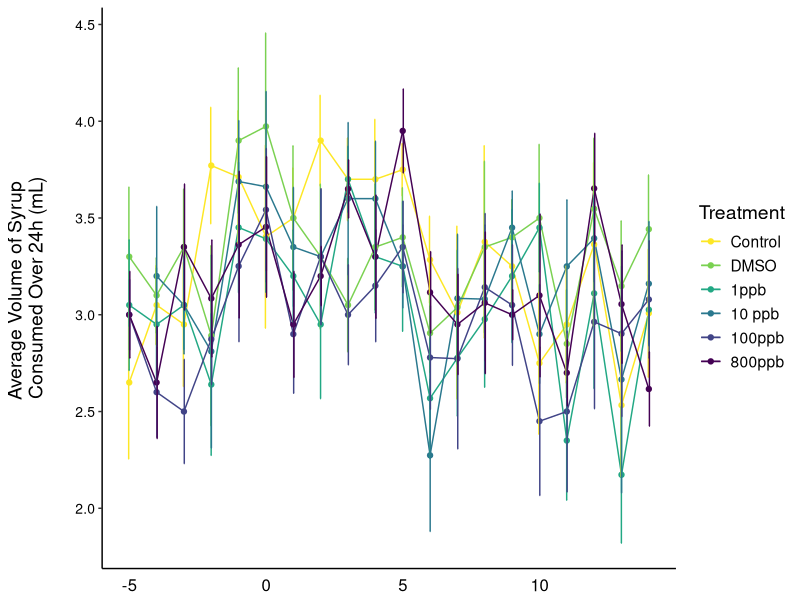
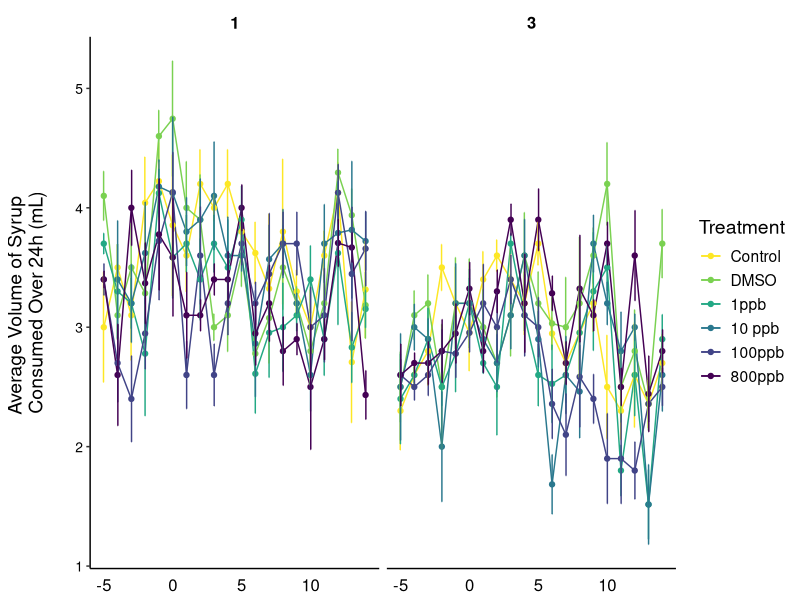
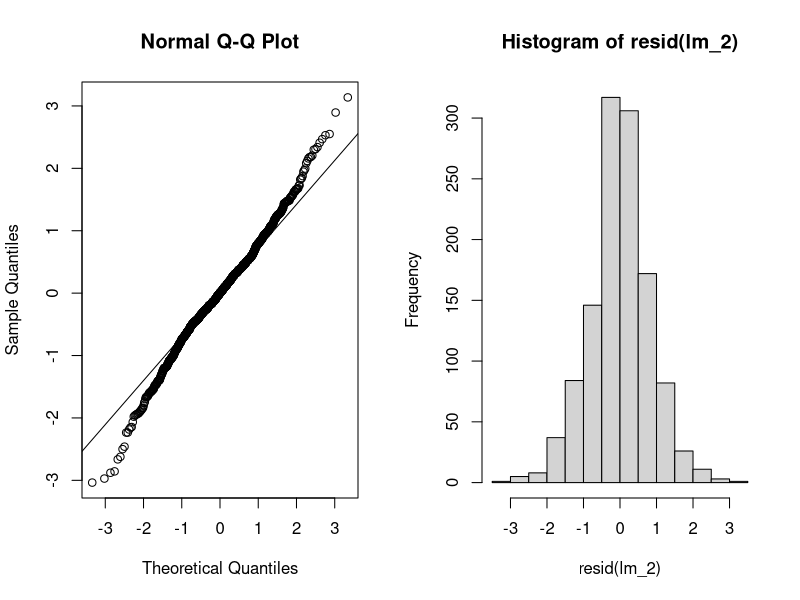
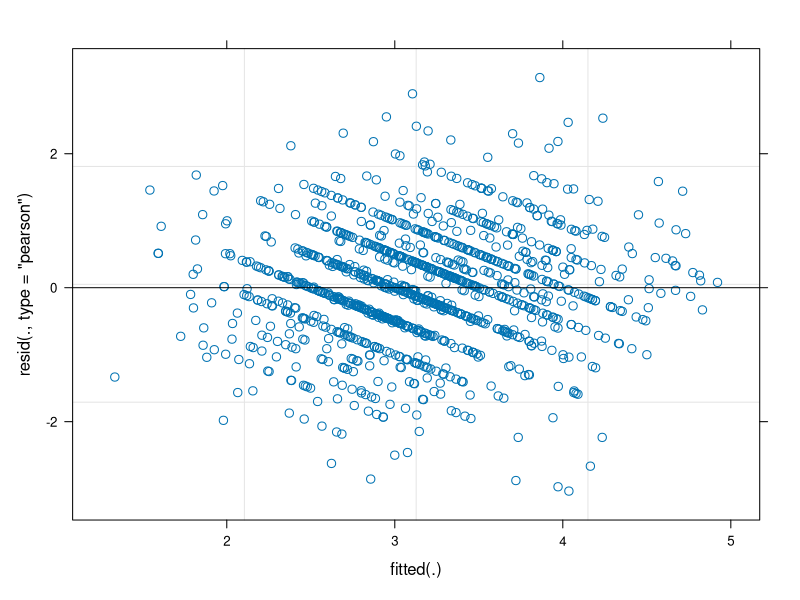
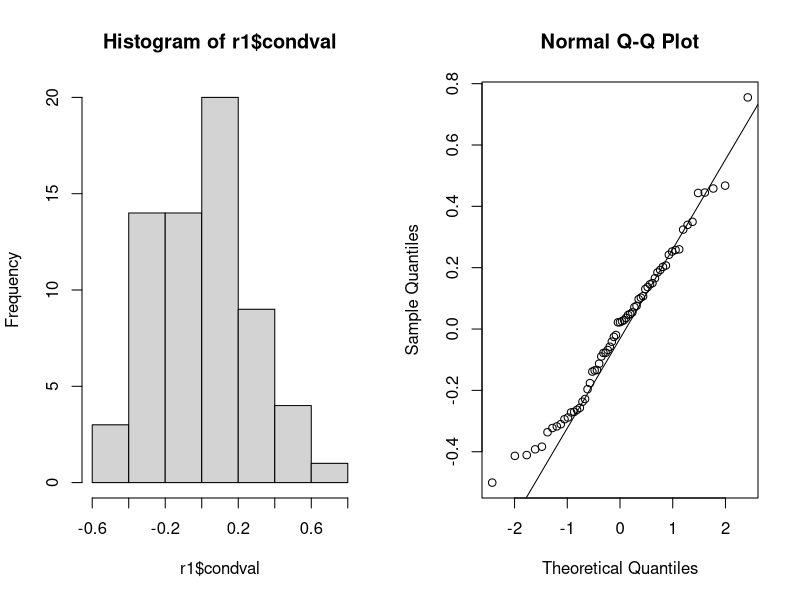
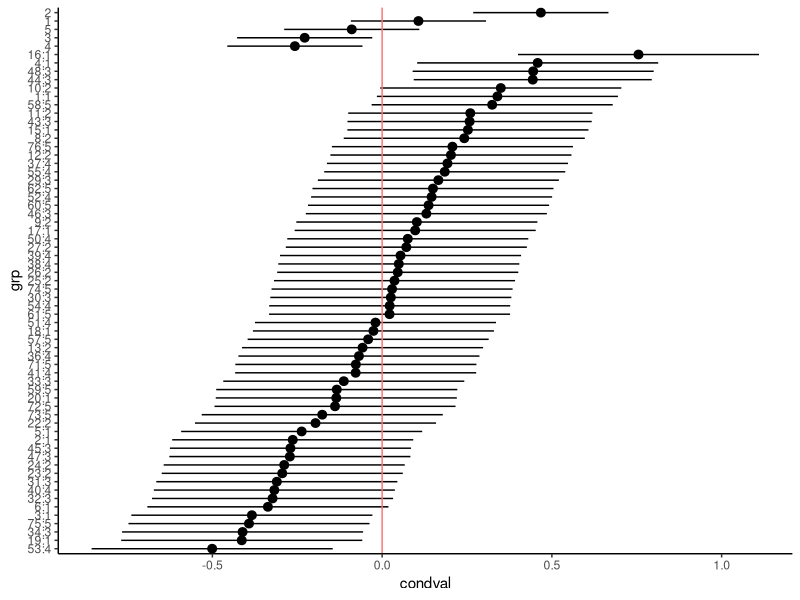
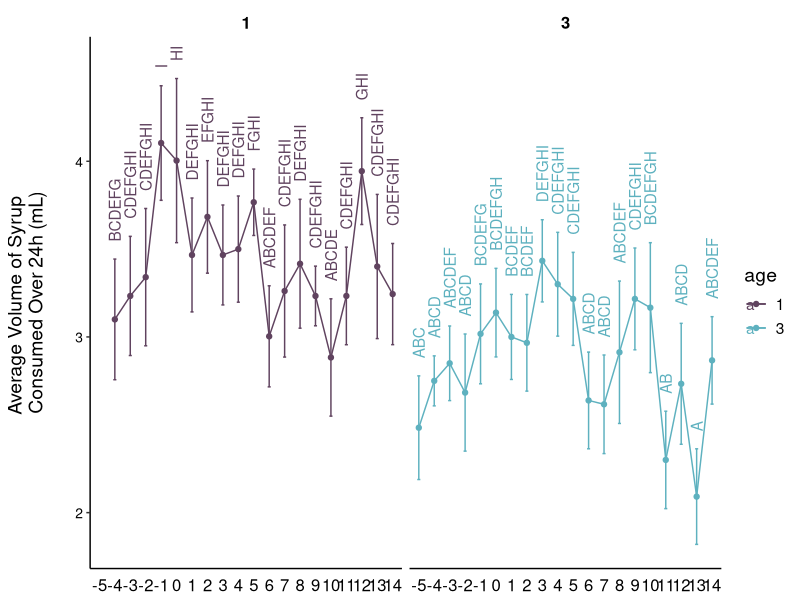
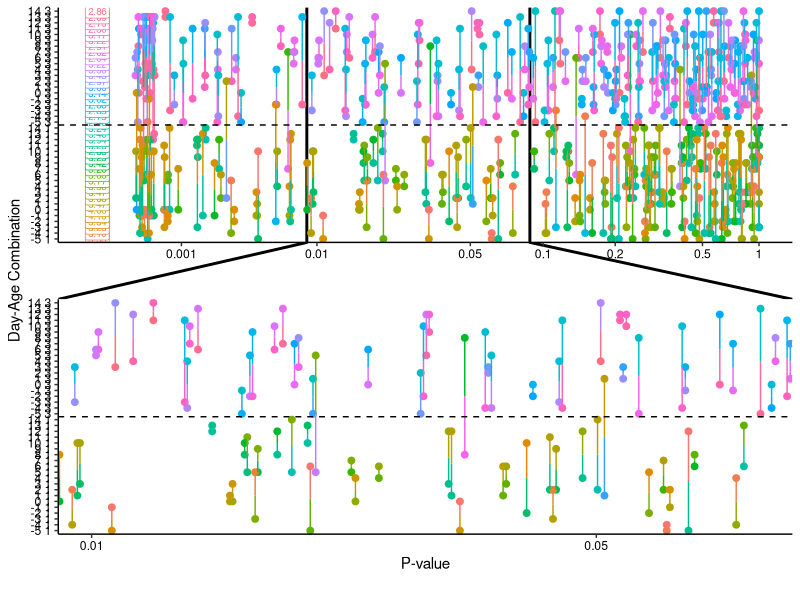

Write R code to recreate these figures, in order.
## ---- chunk 1
library(tidyverse)
library(ggforce)
library(lme4)
library(lmerTest)
## ---- chunk 2
syrup_vol_data <- read.csv("data-raw/volume24_corr.csv")

str(syrup_vol_data)
## ---- chunk 3
syrup_vol_data$mc_id <- as.factor(syrup_vol_data$mc_id)
syrup_vol_data$sc_id <- as.factor(syrup_vol_data$sc_id)
syrup_vol_data$age <- as.factor(syrup_vol_data$age)
syrup_vol_data$exposure <- as.factor(syrup_vol_data$exposure)
syrup_vol_data$treatment <- as.factor(syrup_vol_data$treatment)
## ---- chunk 4
syrup_vol_data$treatment <- factor(syrup_vol_data$treatment, levels = c("Control", "DMSO", "1ppb", "10 ppb", "100ppb", "800ppb", "Sacrifice"))
syrup_vol_data$exposure <- factor(syrup_vol_data$exposure, levels = c("pre", "during", "post"))
## ---- chunk 5
syrup_vol_data %>% 
  filter(!(day=="-6")) %>% 
  filter(!(treatment=="Sacrifice")) %>% 
  filter(!(age=="7")) %>% 
  filter(!(age=="9")) %>% 
  group_by(treatment, day) %>% 
  summarise(mean = mean(volume24_corr), se = (sd(volume24_corr)/sqrt(10))) %>% 
  ggplot(aes(day, mean, color=treatment)) +
  geom_line()+
  geom_point()+
  geom_errorbar(aes(ymin=mean-se, ymax=mean+se), width=.2,
                 position=position_dodge(0.05))+
  theme_classic() +
  
  theme(
    text = element_text(size = 14), 
    axis.title.x=element_blank(),
    axis.text.x = element_text(vjust=0.3, size = 12, color="black"), 
    axis.ticks.x=element_blank(),
    axis.title.y = element_text(margin = margin(t = 0, r = 20, b = 0, l = 0)),
    axis.text.y = element_text(color="black", size = 10),
    strip.placement = "outside", 
    strip.text.x = element_text( #text in facet labels
      size = 12, color = "black", face = "bold"),
    strip.background = element_rect(#background of facet labels
      color="white", fill="#ffffff", size=1.5),
    panel.spacing.y = unit(2, "lines"),
    legend.position = "right")+
  
    scale_color_viridis_d(name = "Treatment", direction = -1)+
    scale_y_continuous(name ="Average Volume of Syrup \nConsumed Over 24h (mL)")
## ---- chunk 6
syrup_vol_data %>% 
  filter(!(day=="-6")) %>% 
  filter(!(treatment=="Sacrifice")) %>% 
  filter(!(age=="7")) %>% 
  filter(!(age=="9")) %>% 
  group_by(treatment, day, age) %>% 
  summarise(mean = mean(volume24_corr), se = (sd(volume24_corr)/sqrt(10))) %>% 
  ggplot(aes(day, mean, color=treatment)) +
  geom_line()+
  geom_point()+
  geom_errorbar(aes(ymin=mean-se, ymax=mean+se), width=.2,
                 position=position_dodge(0.05))+
  theme_classic() +
  theme(
    text = element_text(size = 14), 
    axis.title.x=element_blank(),
    axis.text.x = element_text(vjust=0.3, size = 12, color="black"), 
    axis.ticks.x=element_blank(),
    axis.title.y = element_text(margin = margin(t = 0, r = 20, b = 0, l = 0)),
    axis.text.y = element_text(color="black", size = 10),
    strip.placement = "outside", 
    strip.text.x = element_text( #text in facet labels
      size = 12, color = "black", face = "bold"),
    strip.background = element_rect(#background of facet labels
      color="white", fill="#ffffff", size=1.5),
    panel.spacing.y = unit(2, "lines"),
    legend.position = "right")+
  
    scale_color_viridis_d(name = "Treatment", direction = -1)+
    scale_y_continuous(name ="Average Volume of Syrup \nConsumed Over 24h (mL)")+
  facet_wrap(~age)
## ---- chunk 7
syrup_vol_data_fil <-
  syrup_vol_data %>% 
  filter(!(day=="-6")) %>% 
  filter(!(treatment=="Sacrifice")) %>% 
  filter(!(age=="7")) %>% 
  filter(!(age=="9"))

syrup_vol_data_fil$day_fac <- as.factor(syrup_vol_data_fil$day)

str(syrup_vol_data_fil)
## ---- chunk 8
lm_1 <- lmer(volume24_corr ~ treatment*day_fac*age + (1|sc_id/mc_id), data=syrup_vol_data_fil)
## ---- chunk 9
summary(lm_1)
## ---- chunk 10
anova(lm_1) #note: this is lmerTest anova which, in this case, is a type III anova for fixed-effects terms with the Satterthwaite method for denominator degrees of freedom
## ---- chunk 11
lm_2 <- lmer(volume24_corr ~ day_fac + age + day_fac:age + (1|sc_id/mc_id), data=syrup_vol_data_fil)
## ---- chunk 12
summary(lm_2)
anova(lm_2)
## ---- chunk 13
par(mfrow = c(1, 2)) # multiple graphs in a window
qqnorm(residuals(lm_2)) 
qqline(residuals(lm_2))
hist(resid(lm_2)) 
## ---- chunk 14
shapiro.test(residuals(lm_2))
## ---- chunk 15
plot(lm_2)
## ---- chunk 16
r1 <- as.data.frame(ranef(lm_2, condVar = TRUE))
par(mfrow = c(1, 2))
hist(r1$condval)
qqnorm(r1$condval)
qqline(r1$condval)

str(r1)
## ---- chunk 17
r1 <- r1[order(r1$condval), ] # sorting the BLUPs
ggplot(r1, aes(y = grp, x = condval)) +
  geom_point() +
  geom_pointrange(
    aes(xmin = condval - condsd * 1.96, xmax = condval + condsd * 1.96)
  ) +
  geom_vline(aes(xintercept = 0, color = "red")) +
  theme_classic() +
  theme(legend.position = "none")
## ---- chunk 18
library(emmeans)
library(multcompView)
## ---- chunk 19
lm_2_posthoc_means <- emmeans(lm_2, specs = ~day_fac:age)
lm_2_posthoc_means
## ---- chunk 20
#Define what each day/age combination is in the vector

DN51 = c(1, 0, 0, 0, 0, 0, 0, 0, 0, 0, 0, 0, 0, 0, 0, 0, 0, 0, 0, 0, 0,0, 0, 0, 0, 0, 0, 0, 0, 0, 0,0, 0, 0, 0, 0, 0, 0, 0, 0)

DN41 = c(0, 1, 0, 0, 0, 0, 0, 0, 0, 0, 0, 0, 0, 0, 0, 0, 0, 0, 0, 0, 0,0, 0, 0, 0, 0, 0, 0, 0, 0, 0,0, 0, 0, 0, 0, 0, 0, 0, 0)

DN31 = c(0, 0, 1, 0, 0, 0, 0, 0, 0, 0, 0, 0, 0, 0, 0, 0, 0, 0, 0, 0, 0,0, 0, 0, 0, 0, 0, 0, 0, 0, 0,0, 0, 0, 0, 0, 0, 0, 0, 0)

DN21 = c(0, 0, 0, 1, 0, 0, 0, 0, 0, 0, 0, 0, 0, 0, 0, 0, 0, 0, 0, 0, 0,0, 0, 0, 0, 0, 0, 0, 0, 0, 0,0, 0, 0, 0, 0, 0, 0, 0, 0)

DN11 = c(0, 0, 0, 0, 1, 0, 0, 0, 0, 0, 0, 0, 0, 0, 0, 0, 0, 0, 0, 0, 0,0, 0, 0, 0, 0, 0, 0, 0, 0, 0,0, 0, 0, 0, 0, 0, 0, 0, 0)

D01 = c(0, 0, 0, 0, 0, 1, 0, 0, 0, 0, 0, 0, 0, 0, 0, 0, 0, 0, 0, 0, 0,0, 0, 0, 0, 0, 0, 0, 0, 0, 0,0, 0, 0, 0, 0, 0, 0, 0, 0)

D11 = c(0, 0, 0, 0, 0, 0, 1, 0, 0, 0, 0, 0, 0, 0, 0, 0, 0, 0, 0, 0, 0,0, 0, 0, 0, 0, 0, 0, 0, 0, 0,0, 0, 0, 0, 0, 0, 0, 0, 0)

D21 = c(0, 0, 0, 0, 0, 0, 0, 1, 0, 0, 0, 0, 0, 0, 0, 0, 0, 0, 0, 0, 0,0, 0, 0, 0, 0, 0, 0, 0, 0, 0,0, 0, 0, 0, 0, 0, 0, 0, 0)

D31 = c(0, 0, 0, 0, 0, 0, 0, 0, 1, 0, 0, 0, 0, 0, 0, 0, 0, 0, 0, 0, 0,0, 0, 0, 0, 0, 0, 0, 0, 0, 0,0, 0, 0, 0, 0, 0, 0, 0, 0)

D41 = c(0, 0, 0, 0, 0, 0, 0, 0, 0, 1, 0, 0, 0, 0, 0, 0, 0, 0, 0, 0, 0,0, 0, 0, 0, 0, 0, 0, 0, 0, 0,0, 0, 0, 0, 0, 0, 0, 0, 0)

D51 = c(0, 0, 0, 0, 0, 0, 0, 0, 0, 0, 1, 0, 0, 0, 0, 0, 0, 0, 0, 0, 0,0, 0, 0, 0, 0, 0, 0, 0, 0, 0,0, 0, 0, 0, 0, 0, 0, 0, 0)

D61 = c(0, 0, 0, 0, 0, 0, 0, 0, 0, 0, 0, 1, 0, 0, 0, 0, 0, 0, 0, 0, 0,0, 0, 0, 0, 0, 0, 0, 0, 0, 0,0, 0, 0, 0, 0, 0, 0, 0, 0)

D71 = c(0, 0, 0, 0, 0, 0, 0, 0, 0, 0, 0, 0, 1, 0, 0, 0, 0, 0, 0, 0, 0,0, 0, 0, 0, 0, 0, 0, 0, 0, 0,0, 0, 0, 0, 0, 0, 0, 0, 0)

D81 = c(0, 0, 0, 0, 0, 0, 0, 0, 0, 0, 0, 0, 0, 1, 0, 0, 0, 0, 0, 0, 0,0, 0, 0, 0, 0, 0, 0, 0, 0, 0,0, 0, 0, 0, 0, 0, 0, 0, 0)

D91 = c(0, 0, 0, 0, 0, 0, 0, 0, 0, 0, 0, 0, 0, 0, 1, 0, 0, 0, 0, 0, 0,0, 0, 0, 0, 0, 0, 0, 0, 0, 0,0, 0, 0, 0, 0, 0, 0, 0, 0)

D101 = c(0, 0, 0, 0, 0, 0, 0, 0, 0, 0, 0, 0, 0, 0, 0, 1, 0, 0, 0, 0, 0,0, 0, 0, 0, 0, 0, 0, 0, 0, 0,0, 0, 0, 0, 0, 0, 0, 0, 0)

D111 = c(0, 0, 0, 0, 0, 0, 0, 0, 0, 0, 0, 0, 0, 0, 0, 0, 1, 0, 0, 0, 0,0, 0, 0, 0, 0, 0, 0, 0, 0, 0,0, 0, 0, 0, 0, 0, 0, 0, 0)

D121 = c(0, 0, 0, 0, 0, 0, 0, 0, 0, 0, 0, 0, 0, 0, 0, 0, 0, 1, 0, 0, 0,0, 0, 0, 0, 0, 0, 0, 0, 0, 0,0, 0, 0, 0, 0, 0, 0, 0, 0)

D131 = c(0, 0, 0, 0, 0, 0, 0, 0, 0, 0, 0, 0, 0, 0, 0, 0, 0, 0, 1, 0, 0,0, 0, 0, 0, 0, 0, 0, 0, 0, 0,0, 0, 0, 0, 0, 0, 0, 0, 0)

D141 = c(0, 0, 0, 0, 0, 0, 0, 0, 0, 0, 0, 0, 0, 0, 0, 0, 0, 0, 0, 1, 0,0, 0, 0, 0, 0, 0, 0, 0, 0, 0,0, 0, 0, 0, 0, 0, 0, 0, 0)


DN53 = c(0, 0, 0, 0, 0, 0, 0, 0, 0, 0, 0, 0, 0, 0, 0, 0, 0, 0, 0, 0, 1, 0, 0, 0, 0, 0, 0, 0, 0, 0, 0,0, 0, 0, 0, 0, 0, 0, 0, 0)

DN43 = c(0, 0, 0, 0, 0, 0, 0, 0, 0, 0, 0, 0, 0, 0, 0, 0, 0, 0, 0, 0, 0, 1, 0, 0, 0, 0, 0, 0, 0, 0, 0,0, 0, 0, 0, 0, 0, 0, 0, 0)

DN33 = c(0, 0, 0, 0, 0, 0, 0, 0, 0, 0, 0, 0, 0, 0, 0, 0, 0, 0, 0, 0, 0, 0, 1, 0, 0, 0, 0, 0, 0, 0, 0,0, 0, 0, 0, 0, 0, 0, 0, 0)

DN23 = c(0, 0, 0, 0, 0, 0, 0, 0, 0, 0, 0, 0, 0, 0, 0, 0, 0, 0, 0, 0, 0, 0, 0, 1, 0, 0, 0, 0, 0, 0, 0,0, 0, 0, 0, 0, 0, 0, 0, 0)

DN13 = c(0, 0, 0, 0, 0, 0, 0, 0, 0, 0, 0, 0, 0, 0, 0, 0, 0, 0, 0, 0, 0, 0, 0, 0, 1, 0, 0, 0, 0, 0, 0,0, 0, 0, 0, 0, 0, 0, 0, 0)

D03 = c(0, 0, 0, 0, 0, 0, 0, 0, 0, 0, 0, 0, 0, 0, 0, 0, 0, 0, 0, 0, 0, 0, 0, 0, 0, 1, 0, 0, 0, 0, 0,0, 0, 0, 0, 0, 0, 0, 0, 0)

D13 = c(0, 0, 0, 0, 0, 0, 0, 0, 0, 0, 0, 0, 0, 0, 0, 0, 0, 0, 0, 0, 0, 0, 0, 0, 0, 0, 1, 0, 0, 0, 0,0, 0, 0, 0, 0, 0, 0, 0, 0)

D23 = c(0, 0, 0, 0, 0, 0, 0, 0, 0, 0, 0, 0, 0, 0, 0, 0, 0, 0, 0, 0, 0, 0, 0, 0, 0, 0, 0, 1, 0, 0, 0,0, 0, 0, 0, 0, 0, 0, 0, 0)

D33 = c(0, 0, 0, 0, 0, 0, 0, 0, 0, 0, 0, 0, 0, 0, 0, 0, 0, 0, 0, 0, 0, 0, 0, 0, 0, 0, 0, 0, 1, 0, 0,0, 0, 0, 0, 0, 0, 0, 0, 0)

D43 = c(0, 0, 0, 0, 0, 0, 0, 0, 0, 0, 0, 0, 0, 0, 0, 0, 0, 0, 0, 0, 0, 0, 0, 0, 0, 0, 0, 0, 0, 1, 0,0, 0, 0, 0, 0, 0, 0, 0, 0)

D53 = c(0, 0, 0, 0, 0, 0, 0, 0, 0, 0, 0, 0, 0, 0, 0, 0, 0, 0, 0, 0, 0, 0, 0, 0, 0, 0, 0, 0, 0, 0, 1, 0, 0, 0, 0, 0, 0, 0, 0, 0)

D63 = c(0, 0, 0, 0, 0, 0, 0, 0, 0, 0, 0, 0, 0, 0, 0, 0, 0, 0, 0, 0, 0, 0, 0, 0, 0, 0, 0, 0, 0, 0, 0, 1, 0, 0, 0, 0, 0, 0, 0, 0)

D73 = c(0, 0, 0, 0, 0, 0, 0, 0, 0, 0, 0, 0, 0, 0, 0, 0, 0, 0, 0, 0, 0, 0, 0, 0, 0, 0, 0, 0, 0, 0, 0, 0, 1, 0, 0, 0, 0, 0, 0, 0)

D83 = c(0, 0, 0, 0, 0, 0, 0, 0, 0, 0, 0, 0, 0, 0, 0, 0, 0, 0, 0, 0, 0, 0, 0, 0, 0, 0, 0, 0, 0, 0, 0, 0, 0, 1, 0, 0, 0, 0, 0, 0)

D93 = c(0, 0, 0, 0, 0, 0, 0, 0, 0, 0, 0, 0, 0, 0, 0, 0, 0, 0, 0, 0, 0, 0, 0, 0, 0, 0, 0, 0, 0, 0, 0, 0, 0, 0, 1, 0, 0, 0, 0, 0)

D103 = c(0, 0, 0, 0, 0, 0, 0, 0, 0, 0, 0, 0, 0, 0, 0, 0, 0, 0, 0, 0, 0, 0, 0, 0, 0, 0, 0, 0, 0, 0, 0, 0, 0, 0, 0, 1, 0, 0, 0, 0)

D113 = c(0, 0, 0, 0, 0, 0, 0, 0, 0, 0, 0, 0, 0, 0, 0, 0, 0, 0, 0, 0, 0, 0, 0, 0, 0, 0, 0, 0, 0, 0, 0, 0, 0, 0, 0, 0, 1, 0, 0, 0)

D123 = c(0, 0, 0, 0, 0, 0, 0, 0, 0, 0, 0, 0, 0, 0, 0, 0, 0, 0, 0, 0, 0, 0, 0, 0, 0, 0, 0, 0, 0, 0, 0, 0, 0, 0, 0, 0, 0, 1, 0, 0)

D133 = c(0, 0, 0, 0, 0, 0, 0, 0, 0, 0, 0, 0, 0, 0, 0, 0, 0, 0, 0, 0, 0, 0, 0, 0, 0, 0, 0, 0, 0, 0, 0, 0, 0, 0, 0, 0, 0, 0, 1, 0)

D143 = c(0, 0, 0, 0, 0, 0, 0, 0, 0, 0, 0, 0, 0, 0, 0, 0, 0, 0, 0, 0, 0, 0, 0, 0, 0, 0, 0, 0, 0, 0, 0, 0, 0, 0, 0, 0, 0, 0, 0, 1)
## ---- chunk 21

pwpp_comparisons <- 
    list("-5 1 to -4 1"= DN51-DN41,
         "-5 1 to -3 1" = DN51-DN31,
         "-5 1 to -2 1" = DN51-DN21,
         "-5 1 to -1 1" = DN51-DN11,
         "-5 1 to 0 1" = DN51-D01,
         "-5 1 to 1 1" = DN51-D11,
         "-5 1 to 2 1" = DN51-D21,
         "-5 1 to 3 1" = DN51-D31,
         "-5 1 to 4 1" = DN51-D41,
         "-5 1 to 5 1" = DN51-D51,
         "-5 1 to 6 1" = DN51-D61,
         "-5 1 to 7 1" = DN51-D71,
         "-5 1 to 8 1" = DN51-D81,
         "-5 1 to 9 1" = DN51-D91,
         "-5 1 to 10 1" = DN51-D101,
         "-5 1 to 11 1" = DN51-D111,
         "-5 1 to 12 1" = DN51-D121,
         "-5 1 to 13 1" = DN51-D131,
         "-5 1 to 14 1" = DN51-D141,
         "-5 1 to -5 3" = DN51-DN53,
         "-4 1 to -3 1" = DN41-DN31,
         "-4 1 to -2 1" = DN41-DN21,
         "-4 1 to -1 1" = DN41-DN11,
         "-4 1 to 0 1" = DN41-D01,
         "-4 1 to 1 1" = DN41-D11,
         "-4 1 to 2 1" = DN41-D21,
         "-4 1 to 3 1" = DN41-D31,
         "-4 1 to 4 1" = DN41-D41,
         "-4 1 to 5 1" = DN41-D51,
         "-4 1 to 6 1" = DN41-D61,
         "-4 1 to 7 1" = DN41-D71,
         "-4 1 to 8 1" = DN41-D81,
         "-4 1 to 9 1" = DN41-D91,
         "-4 1 to 10 1" = DN41-D101,
         "-4 1 to 11 1" = DN41-D111,
         "-4 1 to 12 1" = DN41-D121,
         "-4 1 to 13 1" = DN41-D131,
         "-4 1 to 14 1" = DN41-D141,
         "-4 1 to -4 3" = DN41-DN43,
         "-3 1 to -2 1" = DN31-DN21,
         "-3 1 to -1 1" = DN31-DN11,
         "-3 1 to 0 1" = DN31-D01,
         "-3 1 to 1 1" = DN31-D11,
         "-3 1 to 2 1" = DN31-D21,
         "-3 1 to 3 1" = DN31-D31,
         "-3 1 to 4 1" = DN31-D41,
         "-3 1 to 5 1" = DN31-D51,
         "-3 1 to 6 1" = DN31-D61,
         "-3 1 to 7 1" = DN31-D71,
         "-3 1 to 8 1" = DN31-D81,
         "-3 1 to 9 1" = DN31-D91,
         "-3 1 to 10 1" = DN31-D101,
         "-3 1 to 11 1" = DN31-D111,
         "-3 1 to 12 1" = DN31-D121,
         "-3 1 to 13 1" = DN31-D131,
         "-3 1 to 14 1" = DN31-D141,
         "-3 1 to -3 3" = DN31-DN33,
         "-2 1 to -1 1" = DN21-DN11,
         "-2 1 to 0 1" = DN21-D01,
         "-2 1 to 1 1" = DN21-D11,
         "-2 1 to 2 1" = DN21-D21,
         "-2 1 to 3 1" = DN21-D31,
         "-2 1 to 4 1" = DN21-D41,
         "-2 1 to 5 1" = DN21-D51,
         "-2 1 to 6 1" = DN21-D61,
         "-2 1 to 7 1" = DN21-D71,
         "-2 1 to 8 1" = DN21-D81,
         "-2 1 to 9 1" = DN21-D91,
         "-2 1 to 10 1" = DN21-D101,
         "-2 1 to 11 1" = DN21-D111,
         "-2 1 to 12 1" = DN21-D121,
         "-2 1 to 13 1" = DN21-D131,
         "-2 1 to 14 1" = DN21-D141,
         "-2 1 to -2 3" = DN21-DN23,
         "-1 1 to 0 1" = DN11-D01,
         "-1 1 to 0 1" = DN11-D11,
         "-1 1 to 2 1" = DN11-D21,
         "-1 1 to 3 1" = DN11-D31,
         "-1 1 to 4 1" = DN11-D41,
         "-1 1 to 5 1" = DN11-D51,
         "-1 1 to 6 1" = DN11-D61,
         "-1 1 to 7 1" = DN11-D71,
         "-1 1 to 8 1" = DN11-D81,
         "-1 1 to 9 1" = DN11-D91,
         "-1 1 to 10 1" = DN11-D101,
         "-1 1 to 11 1" = DN11-D111,
         "-1 1 to 12 1" = DN11-D121,
         "-1 1 to 13 1" = DN11-D131,
         "-1 1 to 14 1" = DN11-D141,
         "-1 1 to -1 3" = DN11-DN13,
        "0 1 to 1 1" = D01-D11,
        "0 1 to 2 1" = D01-D21,
        "0 1 to 3 1" = D01-D31,
        "0 1 to 4 1" = D01-D41,
        "0 1 to 5 1" = D01-D51,
        "0 1 to 6 1" = D01-D61,
        "0 1 to 7 1" = D01-D71,
        "0 1 to 8 1" = D01-D81,
        "0 1 to 9 1" = D01-D91,
        "0 1 to 10 1" = D01-D101,
        "0 1 to 11 1" = D01-D111,
        "0 1 to 12 1" = D01-D121,
        "0 1 to 13 1" = D01-D131,
        "0 1 to 14 1" = D01-D141,
        "0 1 to 0 3" = D01-D03,
        "1 1 to 2 1" = D11-D21,
        "1 1 to 3 1" = D11-D31,
        "1 1 to 4 1" = D11-D41,
        "1 1 to 5 1" = D11-D51,
        "1 1 to 6 1" = D11-D61,
        "1 1 to 7 1" = D11-D71,
        "1 1 to 8 1" = D11-D81,
        "1 1 to 9 1" = D11-D91,
        "1 1 to 10 1" = D11-D101,
        "1 1 to 11 1" = D11-D111,
        "1 1 to 12 1" = D11-D121,
        "1 1 to 13 1" = D11-D131,
        "1 1 to 14 1" = D11-D141,
        "1 1 to 1 3" = D11-D13,
        "2 1 to  3 1" = D21-D31,
        "2 1 to  4 1" = D21-D41,
        "2 1 to  5 1" = D21-D51,
        "2 1 to  6 1" = D21-D61,
        "2 1 to  7 1" = D21-D71,
        "2 1 to  8 1" = D21-D81,
        "2 1 to  9 1" = D21-D91,
        "2 1 to  10 1" = D21-D101,
        "2 1 to  11 1" = D21-D111,
        "2 1 to  12 1" = D21-D121,
        "2 1 to  13 1" = D21-D131,
        "2 1 to  14 1" = D21-D141,
        "2 1 to 2 3" = D21-D23,
        "3 1 to  4 1" = D31-D41,
        "3 1 to  5 1" = D31-D51,
        "3 1 to  6 1" = D31-D61,
        "3 1 to  7 1" = D31-D71,
        "3 1 to  8 1" = D31-D81,
        "3 1 to  9 1" = D31-D91,
        "3 1 to  10 1" = D31-D101,
        "3 1 to  11 1" = D31-D111,
        "3 1 to  12 1" = D31-D121,
        "3 1 to  13 1" = D31-D131,
        "3 1 to  14 1" = D31-D141,
        "3 1 to 3 3" = D31-D33,
        "4 1 to  5 1" = D41-D51,
        "4 1 to  6 1" = D41-D61,
        "4 1 to  7 1" = D41-D71,
        "4 1 to  8 1" = D41-D81,
        "4 1 to  9 1" = D41-D91,
        "4 1 to  10 1" = D41-D101,
        "4 1 to  11 1" = D41-D111,
        "4 1 to  12 1" = D41-D121,
        "4 1 to  13 1" = D41-D131,
        "4 1 to  14 1" = D41-D141,
        "4 1 to 4 3" = D41-D43,
        "5 1 to  6 1" = D51-D61,
        "5 1 to  7 1" = D51-D71,
        "5 1 to  8 1" = D51-D81,
        "5 1 to  9 1" = D51-D91,
        "5 1 to  10 1" = D51-D101,
        "5 1 to  11 1" = D51-D111,
        "5 1 to  12 1" = D51-D121,
        "5 1 to  13 1" = D51-D131,
        "5 1 to  14 1" = D51-D141,
        "5 1 to 5 3"= D51-D53,
        "6 1 to  7 1" = D61-D71,
        "6 1 to  8 1" = D61-D81,
        "6 1 to  9 1" = D61-D91,
        "6 1 to  10 1" = D61-D101,
        "6 1 to  11 1" = D61-D111,
        "6 1 to  12 1" = D61-D121,
        "6 1 to  13 1" = D61-D131,
        "6 1 to  14 1" = D61-D141,
        "6 1 to 6 3" = D61-D63,
        "7 1 to  8 1" = D71-D81,
        "7 1 to  9 1" = D71-D91,
        "7 1 to  10 1" = D71-D101,
        "7 1 to  11 1" = D71-D111,
        "7 1 to  12 1" = D71-D121,
        "7 1 to  13 1" = D71-D131,
        "7 1 to  14 1" = D71-D141,
        "7 1 to 7 3" = D71-D73,
        "8 1 to 9 1" = D81-D91,
        "8 1 to 10 1" = D81-D101,
        "8 1 to 11 1" = D81-D111,
        "8 1 to 12 1" = D81-D121,
        "8 1 to 13 1" = D81-D131,
        "8 1 to 14 1" = D81-D141,
        "8 1 to 8 3" = D81-D83,
        "9 1 to  10 1" = D91-D101,
        "9 1 to  11 1" = D91-D111,
        "9 1 to  12 1" = D91-D121,
        "9 1 to  13 1" = D91-D131,
        "9 1 to  14 1" = D91-D141,
        "9 1 to 9 3" = D91-D93,
        "10 1 to  11 1" = D101-D111,
        "10 1 to  12 1" = D101-D121,
        "10 1 to  13 1" = D101-D131,
        "10 1 to  14 1" = D101-D141,
        "10 1 to 10 3" = D101-D103,
        "11 1 to  12 1" = D111-D121,
        "11 1 to  13 1" = D111-D131,
        "11 1 to  14 1" = D111-D141,
        "11 1 to 11 3" = D111-D113,
        "12 1 to  13 1" = D121-D131,
        "12 1 to  14 1" = D121-D141,
        "12 1 to 12 3" = D121-D123,
        "13 1 to 14 1" = D131-D141,
        "13 1 to 13 3" = D131-D133,
        "14 1 to 14 3" = D141-D143,
        "-5 3 to  -4 3" = DN53-DN43,
        "-5 3 to  -3 3" = DN53-DN33,
        "-5 3 to  -2 3" = DN53-DN23,
        "-5 3 to  -1 3" = DN53-DN13,
        "-5 3 to  0 3" = DN53-D03,
        "-5 3 to  1 3" = DN53-D13,
        "-5 3 to  2 3" = DN53-D23,
        "-5 3 to  3 3" = DN53-D33,
        "-5 3 to  4 3" = DN53-D43,
        "-5 3 to  5 3" = DN53-D53,
        "-5 3 to  6 3" = DN53-D63,
        "-5 3 to  7 3" = DN53-D73,
        "-5 3 to  8 3" = DN53-D83,
        "-5 3 to  9 3" = DN53-D93,
        "-5 3 to  10 3" = DN53-D103,
        "-5 3 to  11 3" = DN53-D113,
        "-5 3 to  12 3" = DN53-D123,
        "-5 3 to  13 3" = DN53-D133,
        "-5 3 to  14 3" = DN53-D143,
        "-4 3 to  -3 3" = DN43-DN33,
        "-4 3 to  -2 3" = DN43-DN23,
        "-4 3 to  -1 3" = DN43-DN13,
        "-4 3 to  0 3" = DN43-D03,
        "-4 3 to  1 3" = DN43-D13,
        "-4 3 to  2 3" = DN43-D23,
        "-4 3 to  3 3" = DN43-D33,
        "-4 3 to  4 3" = DN43-D43,
        "-4 3 to  5 3" = DN43-D53,
        "-4 3 to  6 3" = DN43-D63,
        "-4 3 to  7 3" = DN43-D73,
        "-4 3 to  8 3" = DN43-D83,
        "-4 3 to  9 3" = DN43-D93,
        "-4 3 to  10 3" = DN43-D103,
        "-4 3 to  11 3" = DN43-D113,
        "-4 3 to  12 3" = DN43-D123,
        "-4 3 to  13 3" = DN43-D133,
        "-4 3 to  14 3" = DN43-D143,
        "-3 3 to  -2 3" = DN33-DN23,
        "-3 3 to  -1 3" = DN33-DN13,
        "-3 3 to  0 3" = DN33-D03,
        "-3 3 to  1 3" = DN33-D13,
        "-3 3 to  2 3" = DN33-D23,
        "-3 3 to  3 3" = DN33-D33,
        "-3 3 to  4 3" = DN33-D43,
        "-3 3 to  5 3" = DN33-D53,
        "-3 3 to  6 3" = DN33-D63,
        "-3 3 to  7 3" = DN33-D73,
        "-3 3 to  8 3" = DN33-D83,
        "-3 3 to  9 3" = DN33-D93,
        "-3 3 to  10 3" = DN33-D103,
        "-3 3 to  11 3" = DN33-D113,
        "-3 3 to  12 3" = DN33-D123,
        "-3 3 to  13 3" = DN33-D133,
        "-3 3 to  14 3" = DN33-D143,
        "-2 3 to  -1 3" = DN23-DN13,
        "-2 3 to  0 3" = DN23-D03,
        "-2 3 to  1 3" = DN23-D13,
        "-2 3 to  2 3" = DN23-D23,
        "-2 3 to  3 3" = DN23-D33,
        "-2 3 to  4 3" = DN23-D43,
        "-2 3 to  5 3" = DN23-D53,
        "-2 3 to  6 3" = DN23-D63,
        "-2 3 to  7 3" = DN23-D73,
        "-2 3 to  8 3" = DN23-D83,
        "-2 3 to  9 3" = DN23-D93,
        "-2 3 to  10 3" = DN23-D103,
        "-2 3 to  11 3" = DN23-D113,
        "-2 3 to  12 3" = DN23-D123,
        "-2 3 to  13 3" = DN23-D133,
        "-2 3 to  14 3" = DN23-D143,
        "-1 3 to  0 3" = DN13-D03,
        "-1 3 to  1 3" = DN13-D13,
        "-1 3 to  2 3" = DN13-D23,
        "-1 3 to  3 3" = DN13-D33,
        "-1 3 to  4 3" = DN13-D43,
        "-1 3 to  5 3" = DN13-D53,
        "-1 3 to  6 3" = DN13-D63,
        "-1 3 to  7 3" = DN13-D73,
        "-1 3 to  8 3" = DN13-D83,
        "-1 3 to  9 3" = DN13-D93,
        "-1 3 to  10 3" = DN13-D103,
        "-1 3 to  11 3" = DN13-D113,
        "-1 3 to  12 3" = DN13-D123,
        "-1 3 to  13 3" = DN13-D133,
        "-1 3 to  14 3" = DN13-D143,
        "0 3 to  1 3" = D03-D13,
        "0 3 to  2 3" = D03-D23,
        "0 3 to  3 3" = D03-D33,
        "0 3 to  4 3" = D03-D43,
        "0 3 to  5 3" = D03-D53,
        "0 3 to  6 3" = D03-D63,
        "0 3 to  7 3" = D03-D73,
        "0 3 to  8 3" = D03-D83,
        "0 3 to  9 3" = D03-D93,
        "0 3 to  10 3" = D03-D103,
        "0 3 to  11 3" = D03-D113,
        "0 3 to  12 3" = D03-D123,
        "0 3 to  13 3" = D03-D133,
        "0 3 to  14 3" = D03-D143,
        "1 3 to  2 3" = D13-D23,
        "1 3 to  3 3" = D13-D33,
        "1 3 to  4 3" = D13-D43,
        "1 3 to  5 3" = D13-D53,
        "1 3 to  6 3" = D13-D63,
        "1 3 to  7 3" = D13-D73,
        "1 3 to  8 3" = D13-D83,
        "1 3 to  9 3" = D13-D93,
        "1 3 to  10 3" = D13-D103,
        "1 3 to  11 3" = D13-D113,
        "1 3 to  12 3" = D13-D123,
        "1 3 to  13 3" = D13-D133,
        "1 3 to  14 3" = D13-D143,
        "2 3 to  3 3" = D23-D33,
        "2 3 to  4 3" = D23-D43,
        "2 3 to  5 3" = D23-D53,
        "2 3 to  6 3" = D23-D63,
        "2 3 to  7 3" = D23-D73,
        "2 3 to  8 3" = D23-D83,
        "2 3 to  9 3" = D23-D93,
        "2 3 to  10 3" = D23-D103,
        "2 3 to  11 3" = D23-D113,
        "2 3 to  12 3" = D23-D123,
        "2 3 to  13 3" = D23-D133,
        "2 3 to  14 3" = D23-D143,
        "3 3 to  4 3" = D33-D43,
        "3 3 to  5 3" = D33-D53,
        "3 3 to  6 3" = D33-D63,
        "3 3 to  7 3" = D33-D73,
        "3 3 to  8 3" = D33-D83,
        "3 3 to  9 3" = D33-D93,
        "3 3 to  10 3" = D33-D103,
        "3 3 to  11 3" = D33-D113,
        "3 3 to  12 3" = D33-D123,
        "3 3 to  13 3" = D33-D133,
        "3 3 to  14 3" = D33-D143,
        "4 3 to  5 3" = D43-D53,
        "4 3 to  6 3" = D43-D63,
        "4 3 to  7 3" = D43-D73,
        "4 3 to  8 3" = D43-D83,
        "4 3 to  9 3" = D43-D93,
        "4 3 to  10 3" = D43-D103,
        "4 3 to  11 3" = D43-D113,
        "4 3 to  12 3" = D43-D123,
        "4 3 to  13 3" = D43-D133,
        "4 3 to  14 3" = D43-D143,
        "5 3 to  6 3" = D53-D63,
        "5 3 to  7 3" = D53-D73,
        "5 3 to  8 3" = D53-D83,
        "5 3 to  9 3" = D53-D93,
        "5 3 to  10 3" = D53-D103,
        "5 3 to  11 3" = D53-D113,
        "5 3 to  12 3" = D53-D123,
        "5 3 to  13 3" = D53-D133,
        "5 3 to  14 3" = D53-D143,
        "6 3 to  7 3" = D63-D73,
        "6 3 to  8 3" = D63-D83,
        "6 3 to  9 3" = D63-D93,
        "6 3 to  10 3" = D63-D103,
        "6 3 to  11 3" = D63-D113,
        "6 3 to  12 3" = D63-D123,
        "6 3 to  13 3" = D63-D133,
        "6 3 to  14 3" = D63-D143,
        "7 3 to  8 3" = D73-D83,
        "7 3 to  9 3" = D73-D93,
        "7 3 to  10 3" = D73-D103,
        "7 3 to  11 3" = D73-D113,
        "7 3 to  12 3" = D73-D123,
        "7 3 to  13 3" = D73-D133,
        "7 3 to  14 3" = D73-D143,
        "8 3 to  9 3" = D83-D93,
        "8 3 to  10 3" = D83-D103,
        "8 3 to  11 3" = D83-D113,
        "8 3 to  12 3" = D83-D123,
        "8 3 to  13 3" = D83-D133,
        "8 3 to  14 3" = D83-D143,
        "9 3 to 10 3" = D93-D103,
        "9 3 to 11 3" = D93-D113,
        "9 3 to 12 3" = D93-D123,
        "9 3 to 13 3" = D93-D133,
        "9 3 to 14 3" = D93-D143,
        "10 3 to 11 3" = D103-D113,
        "10 3 to 12 3" = D103-D123,
        "10 3 to 13 3" = D103-D133,
        "10 3 to 14 3" = D103-D143,
        "11 3 to  12 3" = D113-D123,
        "11 3 to  13 3" = D113-D133,
        "11 3 to  14 3" = D113-D143,
        "12 3 to 13 3" = D123-D133,
        "12 3 to 14 3" = D123-D143,
        "13 3 to 14 3" = D133-D143
       )
## ---- chunk 22
lm_2_posthoc_comparisons <- contrast(lm_2_posthoc_means, method = pwpp_comparisons)
lm_2_posthoc_comparisons
## ---- chunk 23
lm_2_posthoc_forcld <- emmeans(lm_2, ~ day_fac:age)
lm_2_posthoc_forcld

lm_2_posthoc_cld <- multcomp::cld(lm_2_posthoc_forcld, alpha = 0.05, Letters = LETTERS)
lm_2_posthoc_cld
## ---- chunk 24
lm_2_posthoc_cld_nospaces <- 
  lm_2_posthoc_cld %>% 
    mutate(across(where(is.character), str_remove_all, pattern = fixed(" ")))

syrup_vol_data_fil_letters <- syrup_vol_data_fil %>% 
  group_by(day_fac, age) %>% 
  summarise(mean = mean(volume24_corr), se = (sd(volume24_corr)/sqrt(10))) %>% 
  inner_join(lm_2_posthoc_cld_nospaces) 


syrup_vol_data_fil_letters$letters <- syrup_vol_data_fil_letters$.group
syrup_vol_data_fil_letters

syrup_vol_data_fil_letters %>% 
  ggplot(aes(day_fac, mean, color=age, group=1)) +
  geom_point()+
  stat_summary(fun=sum, geom="line")+
  geom_errorbar(aes(ymin=mean-se, ymax=mean+se), width=.2,
                 position=position_dodge(0.05))+
  geom_text(aes(x= day_fac, y=0.1 + mean + se,label=letters, angle = 90),hjust=0)+
  theme_classic() +
  
  theme(
    text = element_text(size = 14), 
    axis.title.x=element_blank(),
    axis.text.x = element_text(vjust=0.3, size = 12, color="black"), 
    axis.ticks.x=element_blank(),
    axis.title.y = element_text(margin = margin(t = 0, r = 20, b = 0, l = 0)),
    axis.text.y = element_text(color="black", size = 10),
    strip.placement = "outside", 
    strip.text.x = element_text( #text in facet labels
      size = 12, color = "black", face = "bold"),
    strip.background = element_rect(#background of facet labels
      color="white", fill="#ffffff", size=1.5),
    panel.spacing.y = unit(2, "lines"),
    legend.position = "right")+
    scale_color_manual(values=c("#60435F", "#5EB1BF"))+
    scale_y_continuous(name ="Average Volume of Syrup \nConsumed Over 24h (mL)")+
    facet_wrap(~ age)
## ---- chunk 25
lm_2_posthoc_fig <- emmeans(lm_2, ~day_fac:age)
lm_2_posthoc_fig
## ---- chunk 26
pwpp_fig <- 
  pwpp(lm_2_posthoc_fig, method = pwpp_comparisons, type = "response", sort = FALSE, ylab = "Day-Age Combination", xlab = "P-value")+
  ggplot2::theme_classic()+
  ggplot2::theme(
    axis.text.x = element_text(color="black"), 
    axis.text.y = element_text(color="black"),
  )+
  ggplot2::geom_hline(yintercept = 20.5, linetype = "dashed")+
  facet_zoom(xlim = c(0.01, 0.08), zoom.size = 1)
  
pwpp_fig
